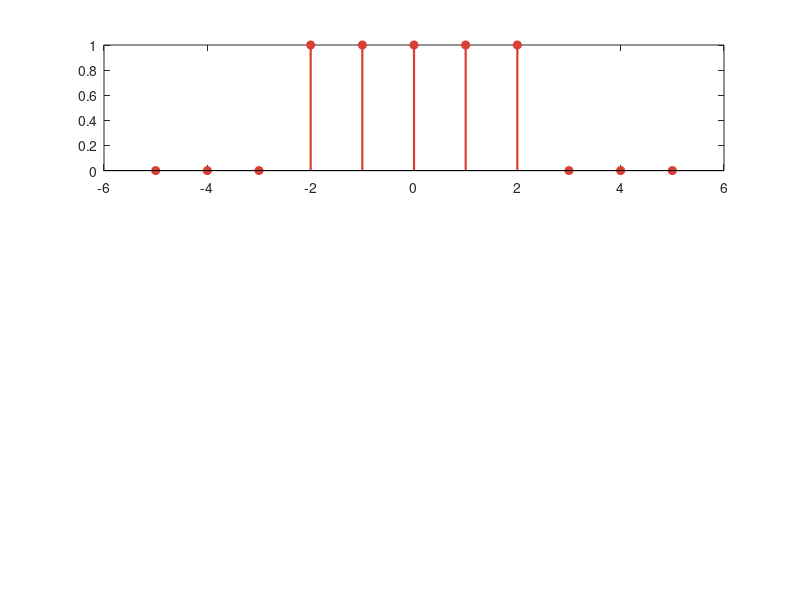

Reproduce this figure in MATLAB. (Note: this script raises an error after producing the figure.)
% EJERCICIO 1 - Análisis Numérico (Convolución Discreta)

% Limpieza:
clc
clear
clear all

% Definición de la señal x[n]
nx = -5:5; % Valores positivos y negativos guardados en nx, va de -5 a 5
x = (nx >= -2) & (nx <= 2); % pulso rectangular unitario
% x = ones(1, length(nx))

% Definición de la señal h[n]
nh = 0:5; % Vector que va de 0 a 5
h = nh; % respuesta al impulso

% Convolución
y = conv(x, h); % Obtenemos y utilizando el comando conv
ny = (nx(1) + nh(1)) : (nx(end) + nh(end)); % Por definición de convolución

% Rango total para las gráficas
nmin = min([nx(1), nh(1), ny(1)]);
nmax = max([nx(end), nh(end), ny(end)]);

% Gráficas
c_x = [0.85 0.25 0.20];   % rojo ladrillo
c_h = [0.20 0.45 0.75];   % azul medio
c_y = [0.15 0.60 0.40];   % verde oscuro

figure('Name', 'Convolución Discreta', 'NumberTitle', 'off', ...
       'Color', 'white', 'Position', [120 80 780 620]);

% Señal x[n]
subplot(3,1,1);
stem(nx, x, 'filled', 'LineWidth', 1.6, 'Color', c_x, ...
     'MarkerSize', 6, 'MarkerFaceColor', c_x, 'MarkerEdgeColor', c_x);
yline(0, 'Color', [0.7 0.7 0.7], 'LineWidth', 0.8);
title('x[n]  —  Pulso Rectangular', 'FontSize', 11, 'FontWeight', 'bold', 'Color', c_x);
xlabel('n', 'FontSize', 10); ylabel('Amplitud', 'FontSize', 10);
xlim([min(ny)-1, max(ny)+1]); ylim([-0.3 1.7]);
set(gca, 'Box', 'off', 'GridAlpha', 0.35, 'FontSize', 9);
grid on;

% Señal h[n]
subplot(3,1,2);
stem(nh, h, 'filled', 'LineWidth', 1.6, 'Color', c_h, ...
     'MarkerSize', 6, 'MarkerFaceColor', c_h, 'MarkerEdgeColor', c_h);
yline(0, 'Color', [0.7 0.7 0.7], 'LineWidth', 0.8);
title('h[n]  —  Respuesta al Impulso (Rampa)', 'FontSize', 11, 'FontWeight', 'bold', 'Color', c_h);
xlabel('n', 'FontSize', 10); ylabel('Amplitud', 'FontSize', 10);
xlim([min(ny)-1, max(ny)+1]); ylim([-0.5 max(h)+1.5]);
set(gca, 'Box', 'off', 'GridAlpha', 0.35, 'FontSize', 9);
grid on;

% Señal y[n]
subplot(3,1,3);
stem(ny, y, 'filled', 'LineWidth', 1.6, 'Color', c_y, ...
     'MarkerSize', 6, 'MarkerFaceColor', c_y, 'MarkerEdgeColor', c_y);
yline(0, 'Color', [0.7 0.7 0.7], 'LineWidth', 0.8);
[val_max, idx_max] = max(y);
text(ny(idx_max), val_max + 1, sprintf('  %g', val_max), ...
     'FontSize', 9, 'Color', c_y, 'FontWeight', 'bold');
title('y[n]  =  x[n] \ast h[n]', 'FontSize', 11, 'FontWeight', 'bold', 'Color', c_y);
xlabel('n', 'FontSize', 10); ylabel('Amplitud', 'FontSize', 10);
xlim([min(ny)-1, max(ny)+1]); ylim([min(y)-1 max(y)+3]);
set(gca, 'Box', 'off', 'GridAlpha', 0.35, 'FontSize', 9);
grid on;

sgtitle('Ejercicio 1  ·  Convolución de Señales Discretas', ...
        'FontSize', 13, 'FontWeight', 'bold');
